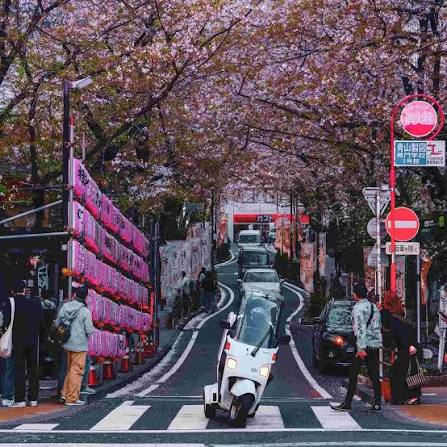
#> input picture source code/percobaan/bg.jpg, 447 x 447 px, given in place of the camera
$ python percobaan28.py
#> lines starting #> are read from the running program, lines starting #| are printed output that depends on the picture
# Example 7.28 Scikit Watershed Webcam
import numpy as np
from skimage import data, util, filters, color
from skimage.segmentation import watershed
import matplotlib.pyplot as plt
import cv2

cap = cv2.VideoCapture(0)

while True:
    ret, frame = cap.read()
#> frame is the input picture: shape (447, 447, 3); mean B, G, R 91.2, 79.7, 94.7
    if not ret:
        break

    image = cv2.cvtColor(frame, cv2.COLOR_BGR2GRAY)
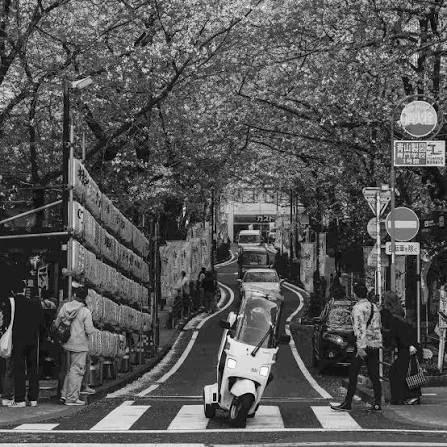
#> image: shape (447, 447); min 0, max 254, mean 85.5

    edges = filters.sobel(image)
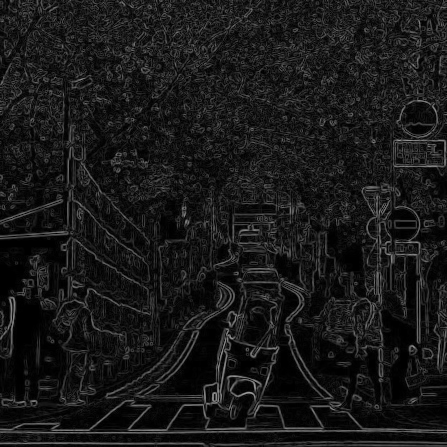
#> edges: shape (447, 447) float64; min 0, max 0.623, mean 0.0979
    grid = util.regular_grid(image.shape, n_points=468)
    seeds = np.zeros(image.shape, dtype=int)
    seeds[grid] = np.arange(seeds[grid].size).reshape(seeds[grid].shape) + 1
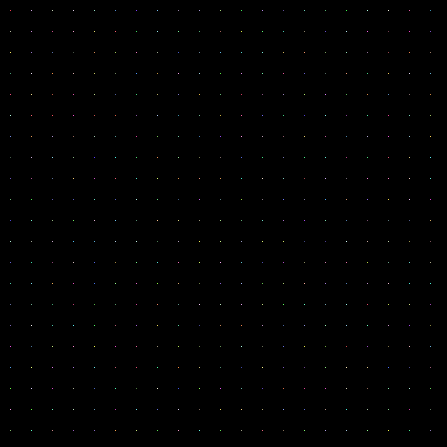
#> seeds: shape (447, 447) int64; 442 distinct labels, from 0 to 441; one colour per label, 0 black
    w0 = watershed(edges, seeds)
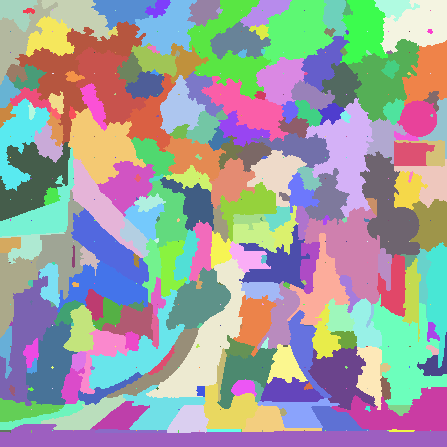
#> w0: shape (447, 447) int64; 441 distinct labels, from 1 to 441; one colour per label, 0 black
    image0 = color.label2rgb(w0, image, bg_label=-1)
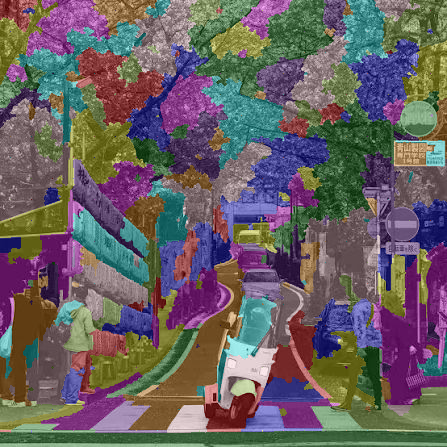
#> image0: shape (447, 447, 3) float64; mean R, G, B 0.411, 0.377, 0.386
    cv2.imshow('Classical watershed', image0)

    if cv2.waitKey(25) & 0xFF == ord('q'):
#> (key q is pressed here)
        break

cap.release()
cv2.destroyAllWindows()

$ run again, on source code/percobaan/blueberrys.jpeg
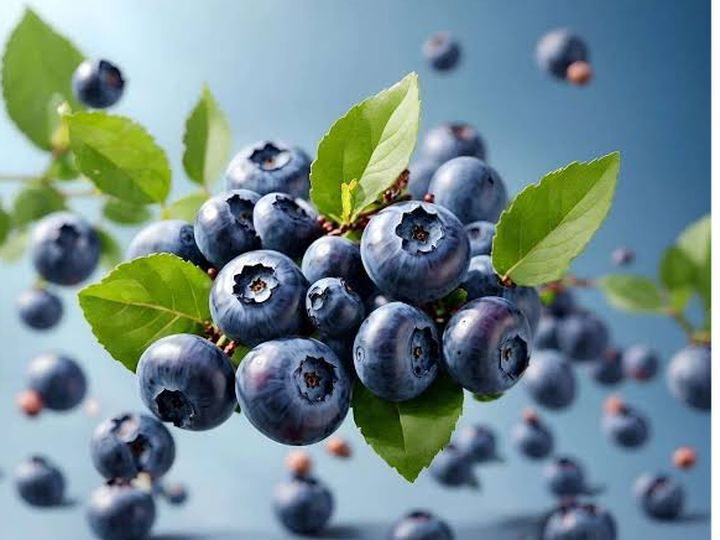
#> input picture source code/percobaan/blueberrys.jpeg, 720 x 540 px, given in place of the camera
#> frame is the input picture: shape (540, 720, 3); mean B, G, R 140.5, 138.9, 114.9
#> seeds: shape (540, 720) int64; 476 distinct labels, from 0 to 475
#> `w0 = watershed(edges, seeds)`:
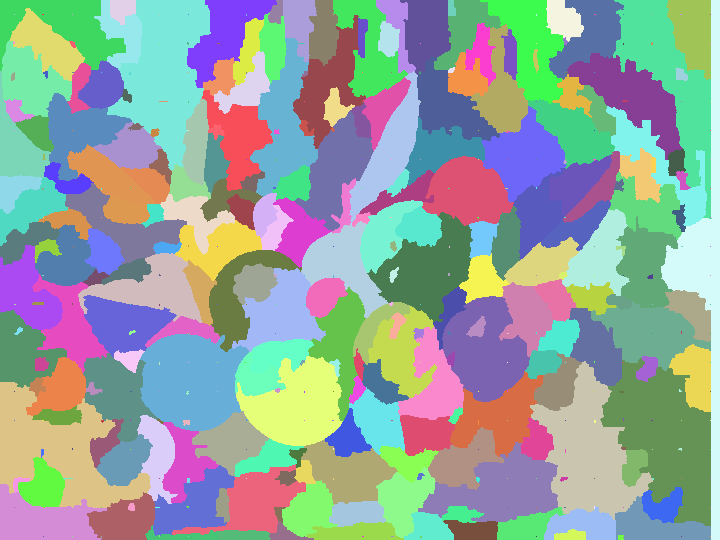
#> w0: shape (540, 720) int64; 475 distinct labels, from 1 to 475; one colour per label, 0 black
#> `image0 = color.label2rgb(w0, image, bg_label=-1)`:
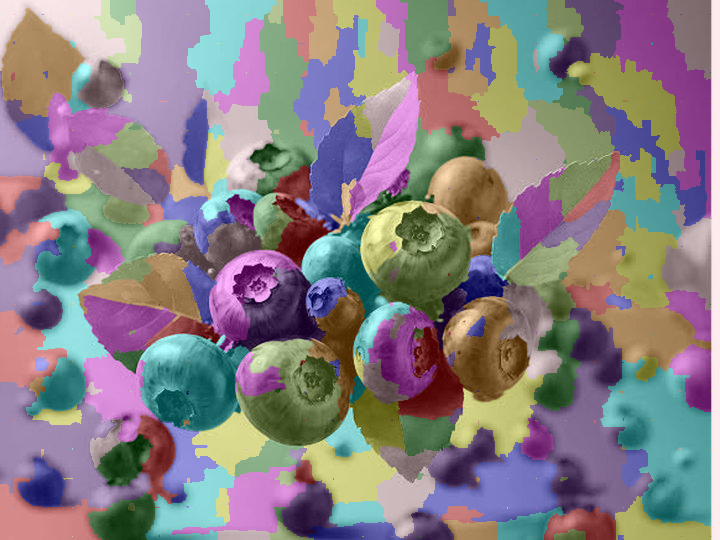
#> image0: shape (540, 720, 3) float64; mean R, G, B 0.535, 0.501, 0.516
